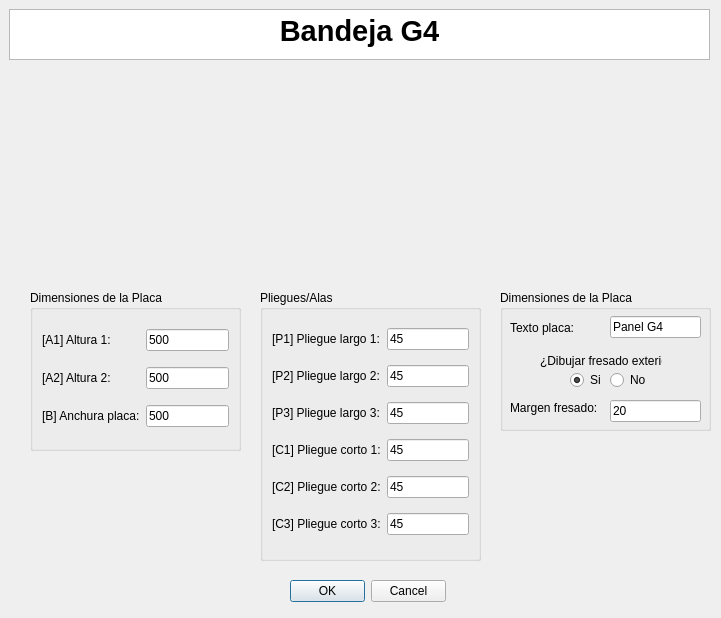
<?xml version="1.0" encoding="UTF-8"?>
<ui version="4.0">
 <class>MyPositionDialog</class>
 <widget class="QDialog" name="MyPositionDialog">
  <property name="geometry">
   <rect>
    <x>0</x>
    <y>0</y>
    <width>721</width>
    <height>618</height>
   </rect>
  </property>
  <property name="windowTitle">
   <string>Enter Position</string>
  </property>
  <property name="whatsThis">
   <string>&lt;html&gt;&lt;head/&gt;&lt;body&gt;&lt;p&gt;Esta ventana de KSDpanel te permite introducir todas las medidas correspondientes del panel seleccionado.&lt;/p&gt;&lt;p&gt;Recuerda que todas las medidas deben de ir en milimetros (mm).&lt;/p&gt;&lt;/body&gt;&lt;/html&gt;</string>
  </property>
  <widget class="QDialogButtonBox" name="buttonBox">
   <property name="geometry">
    <rect>
     <x>290</x>
     <y>580</y>
     <width>156</width>
     <height>23</height>
    </rect>
   </property>
   <property name="orientation">
    <enum>Qt::Horizontal</enum>
   </property>
   <property name="standardButtons">
    <set>QDialogButtonBox::Cancel|QDialogButtonBox::Ok</set>
   </property>
  </widget>
  <widget class="QTextBrowser" name="textBrowser">
   <property name="geometry">
    <rect>
     <x>9</x>
     <y>9</y>
     <width>701</width>
     <height>51</height>
    </rect>
   </property>
   <property name="html">
    <string>&lt;!DOCTYPE HTML PUBLIC &quot;-//W3C//DTD HTML 4.0//EN&quot; &quot;http://www.w3.org/TR/REC-html40/strict.dtd&quot;&gt;
&lt;html&gt;&lt;head&gt;&lt;meta name=&quot;qrichtext&quot; content=&quot;1&quot; /&gt;&lt;style type=&quot;text/css&quot;&gt;
p, li { white-space: pre-wrap; }
&lt;/style&gt;&lt;/head&gt;&lt;body style=&quot; font-family:'MS Shell Dlg 2'; font-size:8.25pt; font-weight:400; font-style:normal;&quot;&gt;
&lt;p align=&quot;center&quot; style=&quot; margin-top:0px; margin-bottom:0px; margin-left:0px; margin-right:0px; -qt-block-indent:0; text-indent:0px;&quot;&gt;&lt;span style=&quot; font-size:22pt; font-weight:600;&quot;&gt;Bandeja G4&lt;/span&gt;&lt;/p&gt;&lt;/body&gt;&lt;/html&gt;</string>
   </property>
  </widget>
  <widget class="QGroupBox" name="groupBox_2">
   <property name="geometry">
    <rect>
     <x>260</x>
     <y>290</y>
     <width>221</width>
     <height>271</height>
    </rect>
   </property>
   <property name="styleSheet">
    <string notr="true">font: 10pt &quot;MS Shell Dlg 2&quot;;</string>
   </property>
   <property name="title">
    <string>Pliegues/Alas</string>
   </property>
   <layout class="QGridLayout" name="gridLayout_2">
    <item row="1" column="0">
     <widget class="QLabel" name="label_15">
      <property name="text">
       <string>[P2] Pliegue largo 2:</string>
      </property>
     </widget>
    </item>
    <item row="7" column="0">
     <widget class="QLabel" name="label_18">
      <property name="text">
       <string>[C2] Pliegue corto 2:</string>
      </property>
     </widget>
    </item>
    <item row="9" column="0">
     <widget class="QLabel" name="label_19">
      <property name="text">
       <string>[C3] Pliegue corto 3:</string>
      </property>
     </widget>
    </item>
    <item row="7" column="1">
     <widget class="QLineEdit" name="pliegueIzq2UI">
      <property name="text">
       <string>45</string>
      </property>
     </widget>
    </item>
    <item row="1" column="1">
     <widget class="QLineEdit" name="pliegueInf2UI">
      <property name="text">
       <string>45</string>
      </property>
     </widget>
    </item>
    <item row="0" column="1">
     <widget class="QLineEdit" name="pliegueInf1UI">
      <property name="text">
       <string>45</string>
      </property>
     </widget>
    </item>
    <item row="3" column="1">
     <widget class="QLineEdit" name="pliegueInf3UI">
      <property name="text">
       <string>45</string>
      </property>
     </widget>
    </item>
    <item row="5" column="0">
     <widget class="QLabel" name="label_17">
      <property name="text">
       <string>[C1] Pliegue corto 1:</string>
      </property>
     </widget>
    </item>
    <item row="9" column="1">
     <widget class="QLineEdit" name="pliegueIzq3UI">
      <property name="text">
       <string>45</string>
      </property>
     </widget>
    </item>
    <item row="5" column="1">
     <widget class="QLineEdit" name="pliegueIzq1UI">
      <property name="text">
       <string>45</string>
      </property>
     </widget>
    </item>
    <item row="3" column="0">
     <widget class="QLabel" name="label_16">
      <property name="text">
       <string>[P3] Pliegue largo 3:</string>
      </property>
     </widget>
    </item>
    <item row="0" column="0">
     <widget class="QLabel" name="label_13">
      <property name="text">
       <string>[P1] Pliegue largo 1:</string>
      </property>
     </widget>
    </item>
   </layout>
  </widget>
  <widget class="QLabel" name="imagenPanelUI">
   <property name="geometry">
    <rect>
     <x>190</x>
     <y>70</y>
     <width>391</width>
     <height>211</height>
    </rect>
   </property>
   <property name="text">
    <string/>
   </property>
   <property name="pixmap">
    <pixmap>../imagenes/REF_012cotas.jpg</pixmap>
   </property>
   <property name="scaledContents">
    <bool>true</bool>
   </property>
   <property name="wordWrap">
    <bool>false</bool>
   </property>
   <property name="margin">
    <number>0</number>
   </property>
   <property name="openExternalLinks">
    <bool>false</bool>
   </property>
  </widget>
  <widget class="QGroupBox" name="groupBox_3">
   <property name="geometry">
    <rect>
     <x>30</x>
     <y>290</y>
     <width>211</width>
     <height>161</height>
    </rect>
   </property>
   <property name="styleSheet">
    <string notr="true">font: 10pt &quot;MS Shell Dlg 2&quot;;</string>
   </property>
   <property name="title">
    <string>Dimensiones de la Placa</string>
   </property>
   <layout class="QGridLayout" name="gridLayout_3">
    <item row="1" column="1">
     <widget class="QLineEdit" name="altura2UI">
      <property name="text">
       <string>500</string>
      </property>
     </widget>
    </item>
    <item row="1" column="0">
     <widget class="QLabel" name="label_10">
      <property name="text">
       <string>[A2] Altura 2:</string>
      </property>
     </widget>
    </item>
    <item row="0" column="1">
     <widget class="QLineEdit" name="altura1UI">
      <property name="text">
       <string>500</string>
      </property>
     </widget>
    </item>
    <item row="3" column="0">
     <widget class="QLabel" name="label_4">
      <property name="text">
       <string>[B] Anchura placa:</string>
      </property>
     </widget>
    </item>
    <item row="3" column="1">
     <widget class="QLineEdit" name="anchuraPlacaUI">
      <property name="text">
       <string>500</string>
      </property>
     </widget>
    </item>
    <item row="0" column="0">
     <widget class="QLabel" name="label_8">
      <property name="text">
       <string>[A1] Altura 1:</string>
      </property>
     </widget>
    </item>
   </layout>
  </widget>
  <widget class="QGroupBox" name="groupBox_4">
   <property name="geometry">
    <rect>
     <x>500</x>
     <y>290</y>
     <width>211</width>
     <height>141</height>
    </rect>
   </property>
   <property name="styleSheet">
    <string notr="true">font: 10pt &quot;MS Shell Dlg 2&quot;;</string>
   </property>
   <property name="title">
    <string>Dimensiones de la Placa</string>
   </property>
   <widget class="QLabel" name="label_2">
    <property name="geometry">
     <rect>
      <x>10</x>
      <y>30</y>
      <width>71</width>
      <height>16</height>
     </rect>
    </property>
    <property name="text">
     <string>Texto placa:</string>
    </property>
   </widget>
   <widget class="QLineEdit" name="textoDescriptivoA0UI">
    <property name="geometry">
     <rect>
      <x>110</x>
      <y>26</y>
      <width>91</width>
      <height>22</height>
     </rect>
    </property>
    <property name="text">
     <string>Panel G4</string>
    </property>
   </widget>
   <widget class="QRadioButton" name="crearFresadoUI">
    <property name="geometry">
     <rect>
      <x>70</x>
      <y>80</y>
      <width>34</width>
      <height>20</height>
     </rect>
    </property>
    <property name="text">
     <string>Si</string>
    </property>
    <property name="checked">
     <bool>true</bool>
    </property>
   </widget>
   <widget class="QLabel" name="label_5">
    <property name="geometry">
     <rect>
      <x>10</x>
      <y>110</y>
      <width>95</width>
      <height>16</height>
     </rect>
    </property>
    <property name="text">
     <string>Margen fresado:</string>
    </property>
   </widget>
   <widget class="QLineEdit" name="margenFresadoUI">
    <property name="geometry">
     <rect>
      <x>110</x>
      <y>110</y>
      <width>91</width>
      <height>22</height>
     </rect>
    </property>
    <property name="text">
     <string>20</string>
    </property>
   </widget>
   <widget class="QRadioButton" name="noCrearFresadoUI">
    <property name="geometry">
     <rect>
      <x>110</x>
      <y>80</y>
      <width>38</width>
      <height>20</height>
     </rect>
    </property>
    <property name="text">
     <string>No</string>
    </property>
   </widget>
   <widget class="QLabel" name="label_3">
    <property name="geometry">
     <rect>
      <x>40</x>
      <y>60</y>
      <width>122</width>
      <height>21</height>
     </rect>
    </property>
    <property name="mouseTracking">
     <bool>false</bool>
    </property>
    <property name="text">
     <string>¿Dibujar fresado exterior?</string>
    </property>
    <property name="buddy">
     <cstring>label_2</cstring>
    </property>
   </widget>
  </widget>
  <zorder>groupBox_2</zorder>
  <zorder>buttonBox</zorder>
  <zorder>textBrowser</zorder>
  <zorder>imagenPanelUI</zorder>
  <zorder>groupBox_3</zorder>
  <zorder>groupBox_4</zorder>
 </widget>
 <resources/>
 <connections>
  <connection>
   <sender>buttonBox</sender>
   <signal>accepted()</signal>
   <receiver>MyPositionDialog</receiver>
   <slot>accept()</slot>
   <hints>
    <hint type="sourcelabel">
     <x>248</x>
     <y>254</y>
    </hint>
    <hint type="destinationlabel">
     <x>157</x>
     <y>274</y>
    </hint>
   </hints>
  </connection>
  <connection>
   <sender>buttonBox</sender>
   <signal>rejected()</signal>
   <receiver>MyPositionDialog</receiver>
   <slot>reject()</slot>
   <hints>
    <hint type="sourcelabel">
     <x>316</x>
     <y>260</y>
    </hint>
    <hint type="destinationlabel">
     <x>286</x>
     <y>274</y>
    </hint>
   </hints>
  </connection>
 </connections>
</ui>
